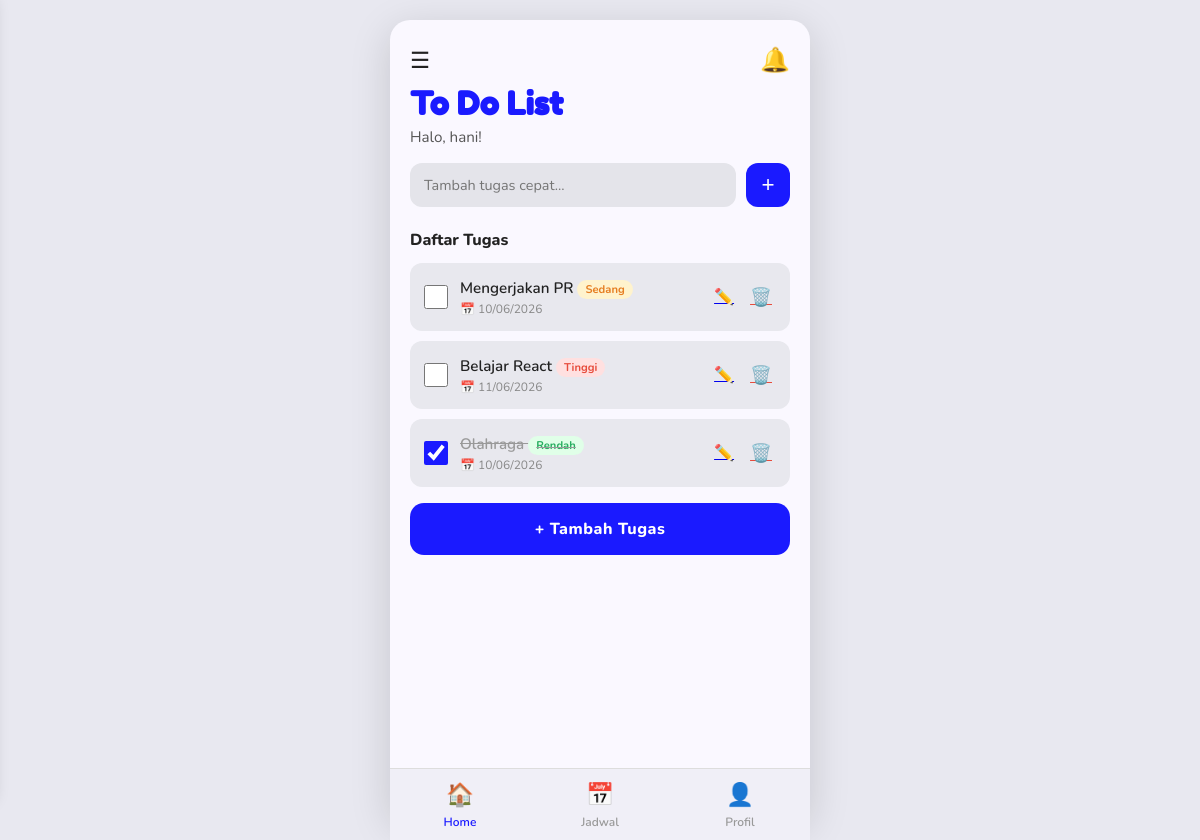
Page /home.php (signed in) on the committed database.
### tables this page shows
CREATE TABLE IF NOT EXISTS tugas (
    id_tugas INT AUTO_INCREMENT PRIMARY KEY,
    id_siswa INT NOT NULL,
    judul_tugas VARCHAR(100) NOT NULL,
    deskripsi TEXT,
    deadline DATETIME,
    prioritas ENUM('Rendah','Sedang','Tinggi') DEFAULT 'Sedang',
    status ENUM('Belum','Selesai') DEFAULT 'Belum',
    FOREIGN KEY (id_siswa) REFERENCES siswa(id_siswa) ON DELETE CASCADE
);

### home.php (the view, shortened to what this page needs)
<?php
require_once 'includes/db.php';
$id_siswa   = $_SESSION['id_siswa'];
$nama_siswa = $_SESSION['nama_siswa'];
$stmt = $pdo->prepare("SELECT * FROM tugas WHERE id_siswa=? ORDER BY status ASC, deadline ASC");
$stmt->execute([$id_siswa]);
$tugasList = $stmt->fetchAll(PDO::FETCH_ASSOC);
$badgeClass   = ['Tinggi' => 'badge-Tinggi', 'Sedang' => 'badge-Sedang', 'Rendah' => 'badge-Rendah'];
?>
<!DOCTYPE html>
<html lang="id">
<head>
    <link rel="stylesheet" href="css/style.css">
</head>
<body>
<div class="container">
    <div class="home-page">
       <div class="top-bar">
    <span class="hamburger" onclick="toggleSidebar()">
        ☰
    </span>
            <div class="notif-wrap">
                <div class="notif-icon" onclick="toggleNotif()">
                    🔔
                </div>
            </div>
        </div>
        <h1 class="page-title" style="text-align:left; margin-bottom:4px;">To Do List</h1>
        <p class="greeting">Halo, <?= htmlspecialchars($nama_siswa) ?>!</p>
        <form method="POST">
            <div class="quick-add">
                <input type="text" name="judul_quick" placeholder="Tambah tugas cepat...">
                <button type="submit" name="quick_add" class="quick-add-btn">+</button>
            </div>
        </form>
        <div class="section-title">Daftar Tugas</div>
        <?php if (empty($tugasList)): ?>
            <p style="color:#aaa; font-size:0.9rem; text-align:center; padding:20px 0;">Belum ada tugas.</p>
        <?php else: ?>
            <?php foreach ($tugasList as $t): ?>
            <div class="task-item">
                <input type="checkbox" class="task-checkbox"
                    <?= $t['status'] === 'Selesai' ? 'checked' : '' ?>
                    onclick="window.location='?toggle=<?= $t['id_tugas'] ?>'">
                <div style="flex:1;">
                    <a href="edit_tugas.php?id=<?= $t['id_tugas'] ?>"
                       class="task-name <?= $t['status'] === 'Selesai' ? 'done' : '' ?>">
                        <?= htmlspecialchars($t['judul_tugas']) ?>
                        <span class="badge <?= $badgeClass[$t['prioritas']] ?? '' ?>"><?= $t['prioritas'] ?></span>
                    </a>
                    <?php if ($t['deadline']): ?>
                    <div class="task-meta">📅 <?= date('d/m/Y', strtotime($t['deadline'])) ?></div>
                    <?php endif; ?>
                </div>
                <a href="edit_tugas.php?id=<?= $t['id_tugas'] ?>" class="task-edit">✏️</a>
                <a href="?hapus=<?= $t['id_tugas'] ?>" onclick="return confirm('Hapus tugas ini?')" class="task-delete">🗑️</a>
            </div>
            <?php endforeach; ?>
        <?php endif; ?>
        <a href="tambah_tugas.php" class="btn btn-primary tambah-btn">+ Tambah Tugas</a>
    </div>
    <nav class="bottom-nav">
        <a href="home.php" class="nav-item active"><span>🏠</span>Home</a>
        <a href="jadwal.php" class="nav-item"><span>📅</span>Jadwal</a>
        <a href="profil.php" class="nav-item"><span>👤</span>Profil</a>
    </nav>
</div>
</body>
</html>

### css/style.css (style rules this page uses)
* { margin: 0; padding: 0; box-sizing: border-box; }
body { font-family: 'Nunito', sans-serif; background-color: #e8e8f0; min-height: 100vh; display: flex; justify-content: center; align-items: flex-start; padding: 20px 0; }
.container { background-color: #faf8ff; width: 100%; max-width: 420px; min-height: 100vh; border-radius: 20px; overflow: hidden; box-shadow: 0 10px 40px rgba(0, 0, 0, 0.15); position: relative; }
.page-title { font-family: 'Fredoka One', cursive; font-size: 2rem; color: #1a1aff; text-align: center; margin-bottom: 24px; }
input[type="text"], input[type="email"], input[type="password"], input[type="date"], input[type="time"], textarea, select { width: 100%; padding: 13px 16px; background-color: #e4e4ea; border: none; border-radius: 12px; font-size: 0.95rem; font-family: 'Nunito', sans-serif; color: #333; outline: none; transition: background 0.2s; }
.btn { display: block; width: 100%; padding: 15px; border: none; border-radius: 14px; font-size: 1rem; font-weight: 800; font-family: 'Nunito', sans-serif; cursor: pointer; text-align: center; letter-spacing: 0.5px; text-decoration: none; transition: opacity 0.2s, transform 0.1s; }
.btn-primary { background-color: #1a1aff; color: white; }
.home-page { padding: 24px 20px 100px; }
.top-bar { display: flex; justify-content: space-between; align-items: center; margin-bottom: 8px; }
.hamburger { font-size: 1.4rem; cursor: pointer; color: #222; }
.notif-wrap { display: flex; align-items: center; gap: 8px; }
.notif-icon { position: relative; font-size: 1.4rem; color: #333; }
.greeting { font-size: 0.95rem; color: #555; margin-bottom: 16px; }
.quick-add { display: flex; gap: 10px; margin-bottom: 22px; align-items: center; }
.quick-add input { flex: 1; border-radius: 12px; padding: 12px 14px; font-size: 0.9rem; }
.quick-add-btn { width: 44px; height: 44px; border-radius: 12px; background: #1a1aff; border: none; color: white; font-size: 1.4rem; cursor: pointer; display: flex; align-items: center; justify-content: center; flex-shrink: 0; }
.section-title { font-weight: 800; font-size: 1rem; color: #222; margin-bottom: 12px; }
.task-item { background: #e8e8ee; border-radius: 12px; padding: 14px; margin-bottom: 10px; display: flex; align-items: center; gap: 12px; }
.task-checkbox { width: 24px; height: 24px; accent-color: #1a1aff; cursor: pointer; flex-shrink: 0; }
.task-name { flex: 1; font-size: 0.95rem; font-weight: 600; color: #222; text-decoration: none; cursor: pointer; }
.task-name.done { text-decoration: line-through; color: #999; }
.task-meta { font-size: 0.75rem; color: #888; margin-top: 2px; }
.task-delete { background: none; border: none; font-size: 1.1rem; cursor: pointer; color: #e74c3c; padding: 2px 4px; }
.badge { padding: 2px 8px; border-radius: 20px; font-size: 0.7rem; font-weight: 700; }
.badge-Tinggi { background: #ffe0e0; color: #e74c3c; }
.badge-Sedang { background: #fff3cd; color: #e67e22; }
.badge-Rendah { background: #e0ffe8; color: #27ae60; }
.tambah-btn { margin-top: 16px; }
.bottom-nav { position: fixed; bottom: 0; left: 50%; transform: translateX(-50%); width: 100%; max-width: 420px; background: #f0eff7; display: flex; border-top: 1px solid #ddd; z-index: 100; }
.nav-item { flex: 1; display: flex; flex-direction: column; align-items: center; padding: 10px 0; text-decoration: none; color: #999; font-size: 0.75rem; font-weight: 600; gap: 4px; }
.nav-item.active { color: #1a1aff; }
.nav-item span { font-size: 1.4rem; }
.notif-icon { position: relative; cursor: pointer; font-size: 24px; }

### rows in the picture
tugas: judul_tugas "Mengerjakan PR", prioritas "Sedang", deadline "10/06/2026"
tugas: judul_tugas "Belajar React", prioritas "Tinggi", deadline "11/06/2026"
tugas: status "☑", judul_tugas "Olahraga", prioritas "Rendah", deadline "10/06/2026"

### other values in the picture
$nama_siswa "hani"
